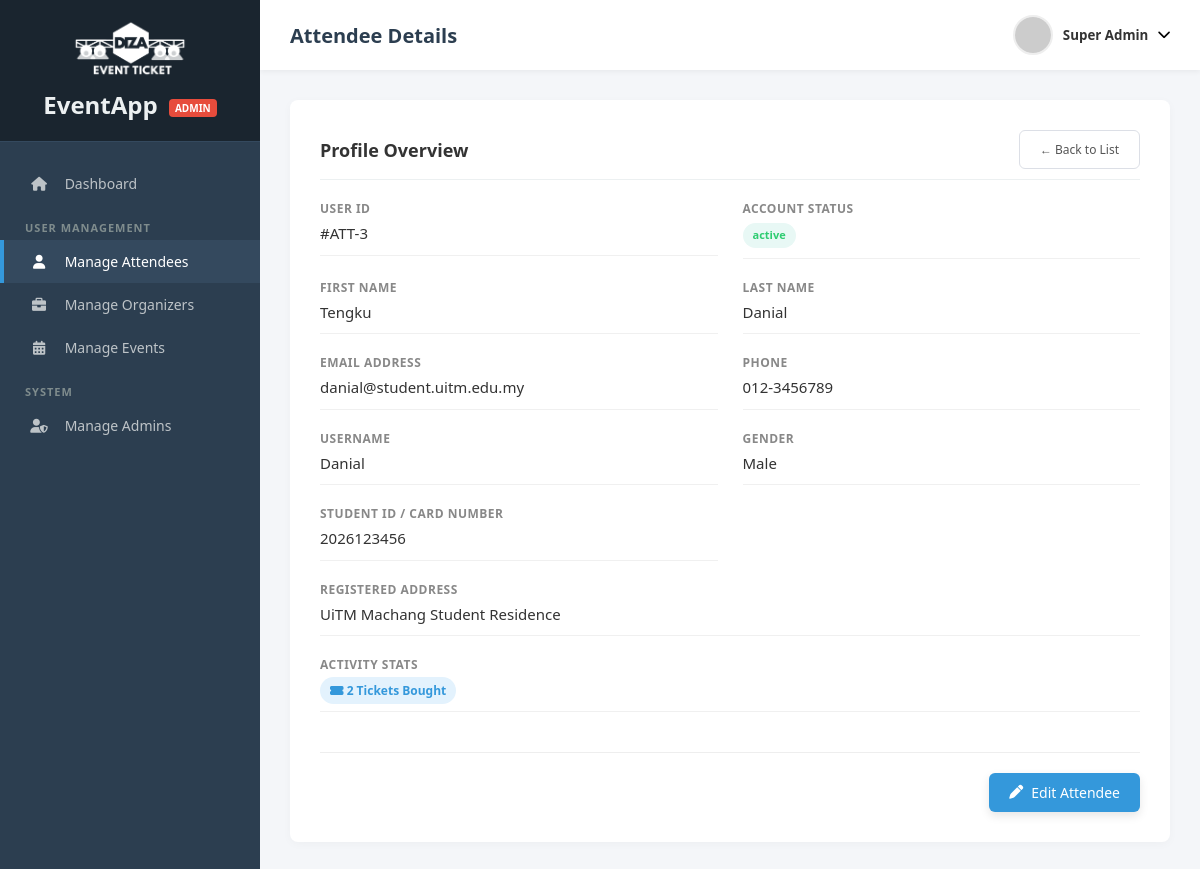
Page /manage-attendees-view.php?id=3 (signed in) on the committed database.
### tables this page shows
CREATE TABLE attendee_details (
    user_id INT PRIMARY KEY,
    student_id VARCHAR(50) DEFAULT NULL,
    preferred_category VARCHAR(100) DEFAULT NULL,
    FOREIGN KEY (user_id) REFERENCES users(id) ON DELETE CASCADE
);

CREATE TABLE users (
    id INT AUTO_INCREMENT PRIMARY KEY,
    username VARCHAR(50) NOT NULL UNIQUE,
    password_hash VARCHAR(255) NOT NULL,  
    first_name VARCHAR(100) NOT NULL,
    last_name VARCHAR(100) NOT NULL,
    email VARCHAR(100) NOT NULL UNIQUE,
    phone_number VARCHAR(20),
    gender ENUM('Male', 'Female', 'Other'),
    address TEXT,
    role ENUM('admin', 'organizer', 'attendee') NOT NULL,
    status ENUM('active', 'banned') DEFAULT 'active',
    created_at TIMESTAMP DEFAULT CURRENT_TIMESTAMP
);

### manage-attendees-view.php (the view, shortened to what this page needs)
<?php
require_once("connection.php");
$currentUser = $_SESSION['user'];
$attendeeId = (int)$_GET['id'];
$query = "SELECT u.*, a.student_id, a.preferred_category FROM users u
          LEFT JOIN attendee_details a ON u.id = a.user_id
          WHERE u.id = ? AND u.role = 'attendee' LIMIT 1";
$stmt = mysqli_prepare($conn, $query);
mysqli_stmt_bind_param($stmt, "i", $attendeeId);
mysqli_stmt_execute($stmt);
$attendee = mysqli_fetch_assoc(mysqli_stmt_get_result($stmt));
$book_res = mysqli_query($conn, "SELECT SUM(quantity) as total FROM bookings WHERE user_id = $attendeeId AND status = 'confirmed'");
$bookingCount = mysqli_fetch_assoc($book_res)['total'] ?? 0;
?>
<!DOCTYPE html>
<html lang="en">
<head>
    <link rel="stylesheet" href="https://cdnjs.cloudflare.com/ajax/libs/font-awesome/6.0.0/css/all.min.css">
    <link rel="stylesheet" href="css/styledashboard.css?v=2">
</head>
<body class="admin-theme">
    <div class="dashboard-container">
        <aside class="sidebar">
            <div class="brand">
                <img src="images/DIZAET_LogoWhite.png" alt="DIZAET Logo" class="brand-logo">
                <h2>EventApp <span class="badge">ADMIN</span></h2>
            </div>
            <ul class="nav-links">
                <li><a href="admin-dashboard.php"><i class="fas fa-home"></i> Dashboard</a></li>
                <li class="menu-header">User Management</li>
                <li class="active"><a href="manage-attendees.php"><i class="fas fa-user"></i> Manage Attendees</a></li>
                <li><a href="manage-organizers.php"><i class="fas fa-briefcase"></i> Manage Organizers</a></li>
                <li><a href="manage-events.php"><i class="fas fa-calendar-alt"></i> Manage Events</a></li>
                <li class="menu-header">System</li>
                <li><a href="manage-admins.php"><i class="fas fa-user-shield"></i> Manage Admins</a></li>
            </ul>
        </aside>
        <main class="main-content">
            <header class="top-bar">
                <div class="page-title"><h1>Attendee Details</h1></div>
                <div class="user-menu">
                    <button class="user-btn" onclick="toggleDropdown()">
                        <img src="https://ui-avatars.com/api?name=<?php echo urlencode($currentUser['first_name'] . '+' . $currentUser['last_name']); ?>" alt="Admin" class="avatar">
                        <span class="username"><?php echo htmlspecialchars($currentUser['first_name'] . ' ' . $currentUser['last_name']); ?></span>
                        <i class="fas fa-chevron-down"></i>
                    </button>
                </div>
            </header>
            <div class="content-padding">
                <div class="card card-padded">
                    <div class="card-header">
                        <h3>Profile Overview</h3>
                        <a href="manage-attendees.php" class="btn-cancel" style="font-size:12px;">&larr; Back to List</a>
                    </div>
                    <div class="form-row">
                        <div class="form-group">
                            <div class="view-label">User ID</div>
                            <div class="view-value">#ATT-<?php echo $attendee['id']; ?></div>
                        </div>
                        <div class="form-group">
                            <div class="view-label">Account Status</div>
                            <div class="view-value"><span class="status <?php echo $attendee['status'] == 'active' ? 'active' : 'banned'; ?>"><?php echo htmlspecialchars($attendee['status']); ?></span></div>
                        </div>
                    </div>
                    <div class="form-row">
                        <div class="form-group">
                            <div class="view-label">First Name</div>
                            <div class="view-value"><?php echo htmlspecialchars($attendee['first_name']); ?></div>
                        </div>
                        <div class="form-group">
                            <div class="view-label">Last Name</div>
                            <div class="view-value"><?php echo htmlspecialchars($attendee['last_name']); ?></div>
                        </div>
                    </div>
                    <div class="form-row">
                        <div class="form-group">
                            <div class="view-label">Email Address</div>
                            <div class="view-value"><?php echo htmlspecialchars($attendee['email']); ?></div>
                        </div>
                        <div class="form-group">
                            <div class="view-label">Phone</div>
                            <div class="view-value"><?php echo !empty($attendee['phone_number']) ? htmlspecialchars($attendee['phone_number']) : 'Not provided'; ?></div>
                        </div>
                    </div>
                    <div class="form-row">
                        <div class="form-group">
                            <div class="view-label">Username</div>
                            <div class="view-value"><?php echo htmlspecialchars($attendee['username']); ?></div>
                        </div>
                        <div class="form-group">
                            <div class="view-label">Gender</div>
                            <div class="view-value"><?php echo !empty($attendee['gender']) ? htmlspecialchars($attendee['gender']) : 'Not specified'; ?></div>
                        </div>
                    </div>
                    <div class="form-row">
                        <div class="form-group">
                            <div class="view-label">Student ID / Card Number</div>
                            <div class="view-value"><?php echo htmlspecialchars($attendee['student_id'] ?? 'Not specified'); ?></div>
                        </div>
                    </div>
                    <div class="form-group">
                        <div class="view-label">Registered Address</div>
                        <div class="view-value"><?php echo !empty($attendee['address']) ? nl2br(htmlspecialchars($attendee['address'])) : 'Not provided'; ?></div>
                    </div>
                    <div class="form-group">
                        <div class="view-label">Activity Stats</div>
                        <div class="view-value">
                            <span class="stat-badge"><i class="fas fa-ticket-alt"></i> <?php echo $bookingCount; ?> Ticket<?php echo $bookingCount != 1 ? 's' : ''; ?> Bought</span>
                        </div>
                    </div>
                    <div class="form-actions">
                        <a href="manage-attendees-edit.php?id=<?php echo $attendee['id']; ?>" class="btn-primary">
                            <i class="fas fa-pen"></i> Edit Attendee
                        </a>
                    </div>
                </div>
            </div>
        </main>
    </div>
</body>
</html>

### css/styledashboard.css (style rules this page uses)
* { margin: 0; padding: 0; box-sizing: border-box; font-family: 'Segoe UI', Tahoma, Geneva, Verdana, sans-serif; }
body { background-color: #f4f6f9; color: #333; }
a { text-decoration: none; color: inherit; }
ul { list-style: none; }
.dashboard-container { display: flex; min-height: 100vh; }
.sidebar { width: 260px; display: flex; flex-direction: column; position: fixed; height: 100%; left: 0; top: 0; color: #ecf0f1; transition: background 0.3s; }
.brand { padding: 20px; text-align: center; }
.brand-logo { width: 120px; height: auto; margin-bottom: 10px; display: block; margin-left: auto; margin-right: auto; }
.brand .badge { font-size: 10px; padding: 2px 6px; border-radius: 4px; vertical-align: middle; margin-left: 5px; font-weight: bold; }
.nav-links { margin-top: 20px; }
.menu-header { padding: 15px 25px 5px 25px; font-size: 11px; text-transform: uppercase; font-weight: bold; letter-spacing: 1px; }
.nav-links li a { display: block; padding: 12px 25px; transition: 0.3s; border-left: 4px solid transparent; font-size: 14px; }
.nav-links i { margin-right: 12px; width: 20px; text-align: center; }
.main-content { flex: 1; margin-left: 260px; display: flex; flex-direction: column; }
body.admin-theme .sidebar { background-color: #2c3e50; }
body.admin-theme .brand { background-color: #1a252f; border-bottom: 1px solid #34495e; }
body.admin-theme .brand .badge { background-color: #e74c3c; color: #fff; }
body.admin-theme .menu-header { color: #7f8c8d; }
body.admin-theme .nav-links li a { color: #bdc3c7; }
body.admin-theme .nav-links li a:hover, body.admin-theme .nav-links li.active a { background-color: #34495e; color: white; border-left: 4px solid #3498db; }
body.admin-theme .page-title h1 { color: #2c3e50; }
body.admin-theme .btn-primary, body.admin-theme .btn-create { background-color: #3498db; color: white; }
.top-bar { background-color: white; height: 70px; display: flex; justify-content: space-between; align-items: center; padding: 0 30px; box-shadow: 0 2px 5px rgba(0,0,0,0.05); }
.page-title h1 { font-size: 20px; font-weight: 600; }
.user-menu { position: relative; }
.user-btn { background: none; border: none; display: flex; align-items: center; cursor: pointer; gap: 10px; }
.avatar { width: 40px; height: 40px; border-radius: 50%; object-fit: cover; border: 2px solid #eee; }
.username { font-weight: 600; color: #333; }
.content-padding { padding: 30px; }
.card { background: white; border-radius: 8px; box-shadow: 0 2px 10px rgba(0,0,0,0.03); overflow: hidden; margin-bottom: 25px; }
.card.card-padded { padding: 30px; }
.status { padding: 4px 10px; border-radius: 20px; font-size: 11px; font-weight: 600; display: inline-block; }
.status.active, .status.published { background-color: #e8f8f5; color: #2ecc71; }
.btn-primary, .btn-create, .btn-submit, .btn-save { border: none; padding: 10px 20px; border-radius: 6px; cursor: pointer; font-size: 14px; transition: 0.2s; display: inline-flex; align-items: center; gap: 8px; box-shadow: 0 4px 10px rgba(0,0,0,0.1); }
.btn-cancel, .btn-outline { background-color: white; color: #555; border: 1px solid #dcdfe6; padding: 10px 20px; border-radius: 6px; cursor: pointer; font-size: 14px; transition: 0.2s; }
.card-header { margin-bottom: 20px; border-bottom: 1px solid #ecf0f1; padding-bottom: 10px; display: flex; justify-content: space-between; align-items: center; }
.card-header h3 { font-size: 18px; color: inherit; }
.form-row { display: grid; grid-template-columns: 1fr 1fr; gap: 25px; margin-bottom: 0px; }
.form-group { margin-bottom: 0px; display: flex; flex-direction: column; }
.form-actions { display: flex; gap: 15px; margin-top: 20px; justify-content: flex-end; border-top: 1px solid #eee; padding-top: 20px; }
.stat-badge { background: #e3f2fd; color: #3498db; padding: 5px 10px; border-radius: 15px; font-size: 12px; font-weight: 600; }
a.btn-primary, a.btn-create, a.btn-action { text-decoration: none; display: inline-flex; align-items: center; justify-content: center; }
.view-label { font-size: 12px; color: #888; text-transform: uppercase; letter-spacing: 0.5px; margin-bottom: 5px; font-weight: 600; }
.view-value { font-size: 15px; color: #333; margin-bottom: 20px; border-bottom: 1px solid #f0f0f0; padding-bottom: 10px; }
.view-value { font-size: 15px; color: #333; margin-bottom: 20px; border-bottom: 1px solid #f0f0f0; padding-bottom: 10px; line-height: 1.5; }

### rows in the picture
attendee_details: user_id "3", user_id.status "active", user_id.first_name "Tengku", user_id.last_name "Danial", user_id.email "danial@student.uitm.edu.my", user_id.phone_number "012-3456789", user_id.username "Danial", user_id.gender "Male", student "2026123456", user_id.address "UiTM Machang Student Residence"

### other values in the picture
$currentUser['first_name'] . ' ' . $currentUser['last_name'] "Super Admin"
$bookingCount "2"
